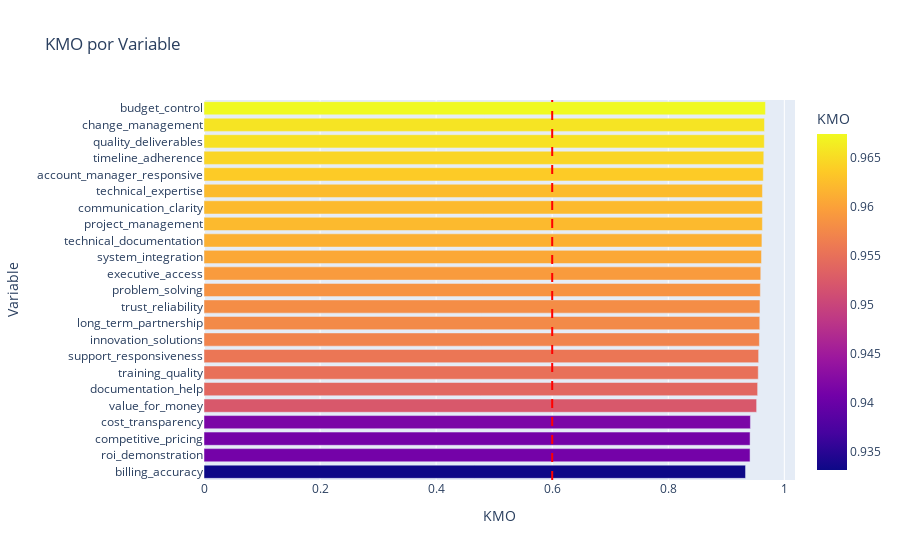

Notebook cell for this chart:
### Code cell
# Test de KMO (ayuda de Deeepseek)
def check_factor_analysis_suitability(data, variables):
    """Verificar la adecuación del análisis factorial"""
    
    # Limpiar y calcular KMO
    data_clean = data[variables].fillna(data[variables].median())
    kmo_all, kmo_model = calculate_kmo(data_clean)
    
    print(f"KMO Overall: {kmo_model:.3f}")
    
    # Visualización
    kmo_df = pd.DataFrame({'Variable': variables, 'KMO': kmo_all}).sort_values('KMO')
    
    fig = px.bar(kmo_df, x='KMO', y='Variable', orientation='h', 
                 title='KMO por Variable', color='KMO')
    fig.add_vline(x=0.6, line_dash="dash", line_color="red")
    fig.show()
    
    # Evaluación
    adequacy = "Adecuado" if kmo_model > 0.6 else "Inadecuado"
    print(f"Evaluación: {adequacy}")
    
    return kmo_model, kmo_df

# Aplicar test
kmo_overall, kmo_variables = check_factor_analysis_suitability(data_imputed, satisfaction_vars)

### Figure 1 — Plotly figure (JSON) as saved in the notebook; plotly's stock layout.template omitted (floating-point values rounded to 4 significant figures)
{"data": [{"hovertemplate": "KMO=%{marker.color}<br>Variable=%{y}<extra></extra>", "legendgroup": "", "marker": {"color": [0.9332, 0.9409, 0.941, 0.9416, 0.9523, 0.954, 0.9551, 0.9557, 0.9571, 0.9577, 0.958, 0.9587, 0.9594, 0.9606, 0.9614, 0.9622, 0.9622, 0.9623, 0.9637, 0.9646, 0.9655, 0.9658, 0.9675], "coloraxis": "coloraxis", "pattern": {"shape": ""}}, "name": "", "orientation": "h", "showlegend": false, "textposition": "auto", "type": "bar", "x": [0.9332, 0.9409, 0.941, 0.9416, 0.9523, 0.954, 0.9551, 0.9557, 0.9571, 0.9577, 0.958, 0.9587, 0.9594, 0.9606, 0.9614, 0.9622, 0.9622, 0.9623, 0.9637, 0.9646, 0.9655, 0.9658, 0.9675], "xaxis": "x", "y": ["billing_accuracy", "roi_demonstration", "competitive_pricing", "cost_transparency", "value_for_money", "documentation_help", "training_quality", "support_responsiveness", "innovation_solutions", "long_term_partnership", "trust_reliability", "problem_solving", "executive_access", "system_integration", "technical_documentation", "project_management", "communication_clarity", "technical_expertise", "account_manager_responsive", "timeline_adherence", "quality_deliverables", "change_management", "budget_control"], "yaxis": "y"}], "layout": {"barmode": "relative", "coloraxis": {"colorbar": {"title": {"text": "KMO"}}, "colorscale": [[0, "#0d0887"], [0.1111, "#46039f"], [0.2222, "#7201a8"], [0.3333, "#9c179e"], [0.4444, "#bd3786"], [0.5556, "#d8576b"], [0.6667, "#ed7953"], [0.7778, "#fb9f3a"], [0.8889, "#fdca26"], [1, "#f0f921"]]}, "legend": {"tracegroupgap": 0}, "shapes": [{"line": {"color": "red", "dash": "dash"}, "type": "line", "x0": 0.6, "x1": 0.6, "xref": "x", "y0": 0, "y1": 1, "yref": "y domain"}], "title": {"text": "KMO por Variable"}, "xaxis": {"anchor": "y", "domain": [0, 1], "title": {"text": "KMO"}}, "yaxis": {"anchor": "x", "domain": [0, 1], "title": {"text": "Variable"}}}}
